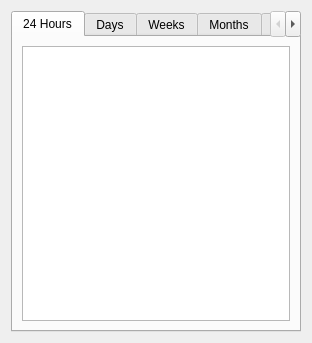
<?xml version="1.0" encoding="UTF-8"?>
<ui version="4.0">
 <class>InterfaceStatisticsDlg</class>
 <widget class="QWidget" name="InterfaceStatisticsDlg">
  <property name="geometry">
   <rect>
    <x>0</x>
    <y>0</y>
    <width>312</width>
    <height>343</height>
   </rect>
  </property>
  <layout class="QVBoxLayout" name="verticalLayout_4">
   <item>
    <widget class="QTabWidget" name="tabWidget">
     <property name="currentIndex">
      <number>0</number>
     </property>
     <widget class="QWidget" name="hourly">
      <attribute name="title">
       <string>24 Hours</string>
      </attribute>
      <layout class="QVBoxLayout" name="verticalLayout_6">
       <item>
        <widget class="QTableView" name="tableHourly">
         <property name="editTriggers">
          <set>QAbstractItemView::NoEditTriggers</set>
         </property>
         <property name="sortingEnabled">
          <bool>true</bool>
         </property>
         <attribute name="verticalHeaderVisible">
          <bool>false</bool>
         </attribute>
        </widget>
       </item>
      </layout>
     </widget>
     <widget class="QWidget" name="daily">
      <attribute name="title">
       <string>Days</string>
      </attribute>
      <layout class="QVBoxLayout" name="verticalLayout">
       <item>
        <widget class="QTableView" name="tableDaily">
         <property name="editTriggers">
          <set>QAbstractItemView::NoEditTriggers</set>
         </property>
         <property name="sortingEnabled">
          <bool>true</bool>
         </property>
         <attribute name="horizontalHeaderStretchLastSection">
          <bool>true</bool>
         </attribute>
         <attribute name="verticalHeaderVisible">
          <bool>false</bool>
         </attribute>
        </widget>
       </item>
      </layout>
     </widget>
     <widget class="QWidget" name="weekly">
      <attribute name="title">
       <string>Weeks</string>
      </attribute>
      <layout class="QVBoxLayout" name="verticalLayout_5">
       <item>
        <widget class="QTableView" name="tableWeekly">
         <property name="editTriggers">
          <set>QAbstractItemView::NoEditTriggers</set>
         </property>
         <property name="sortingEnabled">
          <bool>true</bool>
         </property>
         <attribute name="horizontalHeaderStretchLastSection">
          <bool>true</bool>
         </attribute>
         <attribute name="verticalHeaderVisible">
          <bool>false</bool>
         </attribute>
        </widget>
       </item>
      </layout>
     </widget>
     <widget class="QWidget" name="monthly">
      <attribute name="title">
       <string>Months</string>
      </attribute>
      <layout class="QVBoxLayout" name="verticalLayout_2">
       <item>
        <widget class="QTableView" name="tableMonthly">
         <property name="editTriggers">
          <set>QAbstractItemView::NoEditTriggers</set>
         </property>
         <property name="sortingEnabled">
          <bool>true</bool>
         </property>
         <attribute name="horizontalHeaderStretchLastSection">
          <bool>true</bool>
         </attribute>
         <attribute name="verticalHeaderVisible">
          <bool>false</bool>
         </attribute>
        </widget>
       </item>
      </layout>
     </widget>
     <widget class="QWidget" name="yearly">
      <attribute name="title">
       <string>Years</string>
      </attribute>
      <layout class="QVBoxLayout" name="verticalLayout_3">
       <item>
        <widget class="QTableView" name="tableYearly">
         <property name="editTriggers">
          <set>QAbstractItemView::NoEditTriggers</set>
         </property>
         <property name="sortingEnabled">
          <bool>true</bool>
         </property>
         <attribute name="horizontalHeaderStretchLastSection">
          <bool>true</bool>
         </attribute>
         <attribute name="verticalHeaderVisible">
          <bool>false</bool>
         </attribute>
        </widget>
       </item>
      </layout>
     </widget>
    </widget>
   </item>
  </layout>
 </widget>
 <tabstops>
  <tabstop>tabWidget</tabstop>
  <tabstop>tableHourly</tabstop>
  <tabstop>tableDaily</tabstop>
  <tabstop>tableWeekly</tabstop>
  <tabstop>tableMonthly</tabstop>
  <tabstop>tableYearly</tabstop>
 </tabstops>
 <resources/>
 <connections/>
</ui>
